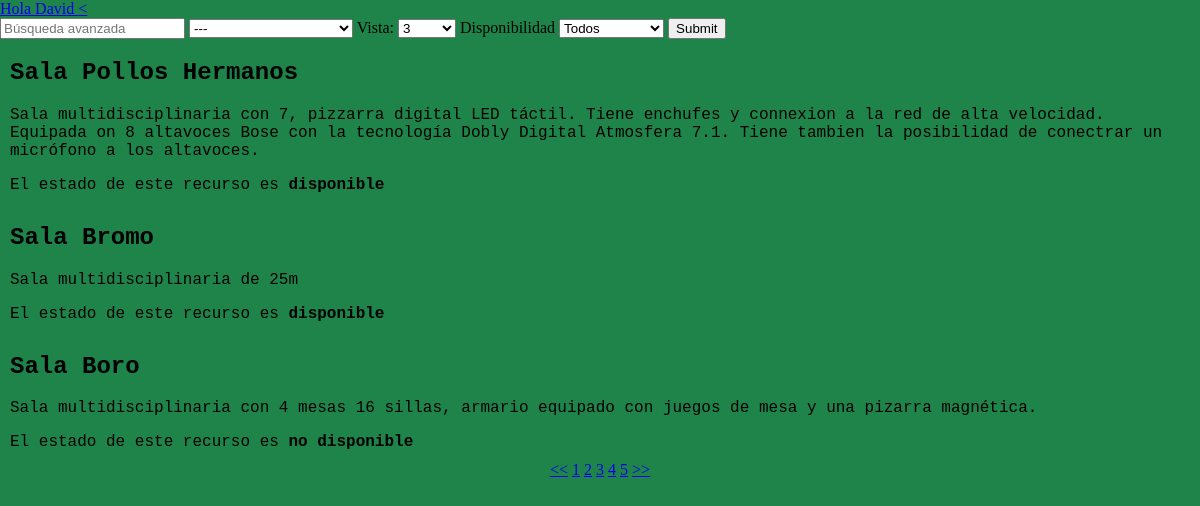
Screenshot of /PHP/reservar.php (signed in) with the database file from the repository.
### tables this page shows
CREATE TABLE `recurso` (
  `id_recurso` int(11) NOT NULL,
  `nom_recur` varchar(40) DEFAULT NULL,
  `descripcion` text,
  `img_src` varchar(50) DEFAULT NULL,
  `categoria` int(11) DEFAULT NULL,
  `disponibilidad` int(11) DEFAULT '0'
);

### PHP/reservar.php (the view, shortened to what this page needs)
<!DOCTYPE html>
<html>
<head>
	<link rel="stylesheet" type="text/css" href="../CSS/stylesheet_reservar.css">
</head>
<body>
	<?php include "header.php" ?>
	<div class="centrar">
		<div class="ancho">
			<div class="content">
				<form action="reservar.php">
					<input type="text" name="busqueda" placeholder="Búsqueda avanzada">
					<select name="cate" class="categorias">
						<option value=""> --- </option>
					</select>
					Vista:  <select name="vista" class="vista">
								<option value="3"> 3 </option>
							</select>
							<?php
							$user_query = "SELECT * FROM users WHERE id_user=$id";
							$user_q = mysqli_query($link, $user_query);
							$perm = mysqli_fetch_array($user_q);
							if ($perm['permisos']==1) {
								echo "Disponibilidad ";
								echo "<select name='disponibilidad' class='disponibilidad'>";
								echo "<option value='all'> Todos </option>";
								echo "</select>";
							}
							?>
					<input type="submit" name="submit">
				</form>
				<?php
				include 'reservar.proc.php';
				?>
			</div>
		</div>
	</div>
	<?php include "footer.php" ?>
</body>
</html>

### PHP/reservar.proc.php (shortened to what this page needs)
<?php
include 'conection.php';
$select = "SELECT * FROM recurso";
$vistaza = mysqli_query($link, $select);
$toti = mysqli_num_rows($vistaza);
$id = $_SESSION['id'];
$user_query = "SELECT * FROM users WHERE id_user=$id";
$user_q = mysqli_query($link, $user_query);
$perm = mysqli_fetch_array($user_q);
if (isset($_REQUEST['vista'])) {
	$vista = $_REQUEST['vista'];
	if ($vista == "0") {
		$vista=$toti;
	}
}else{
	$vista = 3;
}
if (isset($_REQUEST['pag'])) {
	$pag = $_REQUEST['pag'];
	$limit_pag = $pag*$vista - $vista;
}else{
	$limit_pag = 0;
}
$orden = "ORDER BY 'ASC'";
if (isset($_REQUEST['busqueda'])) {
	$busqued = "(nom_recur LIKE '%".$_REQUEST['busqueda']."%' OR descripcion LIKE '%".$_REQUEST['busqueda']."%') AND";
	$busqueda = $_REQUEST['busqueda'];
}else{
	$busqued = "";
}
if (isset($_REQUEST['disponibilidad'])) {
	if ($_REQUEST['disponibilidad']=='all') {
		echo "";
	}elseif ($_REQUEST['disponibilidad']=='disp') {
		$disp = "disponibilidad=0 AND";
	}else{
		$disp = "disponibilidad=1 AND";
	}
}else{
	$disp="";
}
if (isset($_REQUEST['cate'])) {
	if ($_REQUEST['cate'] != "") {
		$categ = "categoria = ".$_REQUEST['cate']." AND";
		$cate = $_REQUEST['cate'];
	}else{
		$cate = "";
		$categ = "";
	}
}else{
	$cate = "";
	$categ = "";
}
if ($perm['permisos']!=1) {
	$disp = "disponibilidad=0 AND";
}else{
	$disp="";
}
if (isset($_REQUEST['pag'])) {
	$seeyu = "LIMIT $limit_pag,$vista";
}else{
	$seeyu = "LIMIT 0,$vista";
}
$sql = "$select WHERE $disp $categ $busqued 1 $orden $seeyu";
$total = "$select WHERE $disp $categ $busqued 1 $orden";
	$q_recursos = mysqli_query($link, $sql);
	$r_recursos = mysqli_query($link, $total);
	$limit = mysqli_num_rows($r_recursos);
	$t = $limit/$vista;
$cont = 0;
while ($recur_array=mysqli_fetch_array($q_recursos)) {
	if ($cont%2 == 0) {
		echo "<a href='recurso.php?id_elegido=".$recur_array['id_recurso']."' class='hiper''><div class='impar'>";
		echo "<div class='text'>";
		echo "<h2>".$recur_array['nom_recur']."</h2>";
		echo "<p>".$recur_array['descripcion']."</p>";
		if ($perm['permisos']==1) {
			if ($recur_array['disponibilidad']==0) {
				echo "El estado de este recurso es <b class='disponible'>disponible</b>";
			}else{
				echo "El estado de este recurso es <b class='Ndisponible'>no disponible</b>";
			}
		}
		echo "</div>";
		echo "</div></a>";
	}else{
		echo "<a href='recurso.php?id_elegido=".$recur_array['id_recurso']."' class='hiper'><div class='par'>";
		echo "<div class='text2'>";
		echo "<h2>".$recur_array['nom_recur']."</h2>";
		echo "<p>".$recur_array['descripcion']."</p>";
		if ($perm['permisos']==1) {
			if ($recur_array['disponibilidad']==0) {
				echo "El estado de este recurso es <b class='disponible'>disponible</b>";
			}else{
				echo "El estado de este recurso es <b class='Ndisponible'>no disponible</b>";
			}
		}
		echo "</div>";
		echo "</div></a>";
		}
$cont++;
}
$disp=$_REQUEST['disponibilidad'];
if ($vista==$toti) {
	echo "";
}else{
echo "<div class='paginado'>";
$limite = ceil($t);
if (isset($_REQUEST['pag'])) {
	if (isset($busqueda)) {
		echo "<a href='reservar.php?busqueda=$busqueda&vista=$vista&cate=$cate&disponibilidad=$disp'><<</a> ";
		if ($limite==$pag || $limite-1==$pag) {
			if ($pag==$limite) {
				for ($num=$pag-$limite; $num < $pag; $num++) {
				if ($num==1) {
					echo "<a href='reservar.php?busqueda=$busqueda&vista=$vista&cate=$cate&disponibilidad=$disp'>".$num."</a> ";
				}elseif ($num==0) {
					echo "";
				}else{
				echo "<a href='reservar.php?pag=$num&busqueda=$busqueda&vista=$vista&cate=$cate&disponibilidad=$disp'>".$num."</a> ";
				}
			}
			}else{
			for ($num=$pag-2; $num < $pag; $num++) {
				if ($num==1) {
					echo "<a href='reservar.php?busqueda=$busqueda&vista=$vista&cate=$cate&disponibilidad=$disp'>".$num."</a> ";
				}elseif ($num==0) {
					echo "";
				}else{
				echo "<a href='reservar.php?pag=$num&busqueda=$busqueda&vista=$vista&cate=$cate&disponibilidad=$disp'>".$num."</a> ";
				}
			}
		}
		}else{
			for ($num=$pag-2; $num < $pag; $num++) {
				if ($num==1) {
					echo "<a href='reservar.php?busqueda=$busqueda&vista=$vista&cate=$cate&disponibilidad=$disp'>".$num."</a> ";
				}elseif ($num==0) {
					echo "";
				}else{
				echo "<a href='reservar.php?pag=$num&busqueda=$busqueda&vista=$vista&cate=$cate&disponibilidad=$disp'>".$num."</a> ";
				}
			}
		}
			if ($limite==$pag || $limite-1==$pag) {
		if ($limite==$pag) {
			echo "<a href='reservar.php?pag=$num&busqueda=$busqueda&vista=$vista&cate=$cate&disponibilidad=$disp'>".$pag."</a> ";
		}else{
			echo "<a href='reservar.php?pag=$num&busqueda=$busqueda&vista=$vista&cate=$cate&disponibilidad=$disp'>".$pag."</a> ";
			$pag++;
			echo "<a href='reservar.php?pag=$pag&busqueda=$busqueda&vista=$vista&cate=$cate&disponibilidad=$disp'>".$pag."</a> ";
		}
	}elseif ($pag==2){
		for ($num=$pag; $num < $pag+4; $num++) {
		echo "<a href='reservar.php?pag=$num&busqueda=$busqueda&vista=$vista&cate=$cate&disponibilidad=$disp'>".$num."</a> ";
		}
	}else{
			for ($num=$pag; $num < $pag+3; $num++) {
			echo "<a href='reservar.php?pag=$num&busqueda=$busqueda&vista=$vista&cate=$cate&disponibilidad=$disp'>".$num."</a> ";
		}
	}
	echo " <a href='reservar.php?pag=$limite&busqueda=$busqueda&vista=$vista&cate=$cate&disponibilidad=$disp'>>></a>";
	}else{
		echo "<a href='reservar.php&cate=$cate'><<</a> ";
		if ($limite==$pag || $limite-1==$pag) {
			if ($pag==$limite) {
				for ($num=$pag-4; $num < $pag; $num++) {
				if ($num==1) {
					echo "<a href='reservar.php?vista=$vista&cate=$cate&disponibilidad=$disp'>".$num."</a> ";
				}elseif ($num==0) {
					echo "";
				}else{
				echo "<a href='reservar.php?pag=$num&vista=$vista&cate=$cate&disponibilidad=$disp'>".$num."</a> ";
				}
			}
			}else{
			for ($num=$pag-3; $num < $pag; $num++) {
				if ($num==1) {
					echo "<a href='reservar.php?vista=$vista&cate=$cate&disponibilidad=$disp'>".$num."</a> ";
				}elseif ($num==0) {
					echo "";
				}else{
				echo "<a href='reservar.php?pag=$num&vista=$vista&cate=$cate&disponibilidad=$disp'>".$num."</a> ";
				}
			}
		}
		}else{
			for ($num=$pag-2; $num < $pag; $num++) {
				if ($num==1) {
					echo "<a href='reservar.php?vista=$vista&cate=$cate&disponibilidad=$disp'>".$num."</a> ";
				}elseif ($num==0) {
					echo "";
				}else{
				echo "<a href='reservar.php?pag=$num&vista=$vista&cate=$cate&disponibilidad=$disp'>".$num."</a> ";
				}
			}
		}
		if ($limite==$pag || $limite-1==$pag) {
		if ($limite==$pag) {
			echo "<a href='reservar.php?pag=$num&vista=$vista&cate=$cate&disponibilidad=$disp'>".$pag."</a> ";
		}else{
			echo "<a href='reservar.php?pag=$num&vista=$vista&cate=$cate&disponibilidad=$disp'>".$pag."</a> ";
			$pag++;
			echo "<a href='reservar.php?pag=$pag&vista=$vista&cate=$cate&disponibilidad=$disp'>".$pag."</a> ";
		}
	}elseif ($pag==2){
		for ($num=$pag; $num < $pag+4; $num++) {
		echo "<a href='reservar.php?pag=$num&vista=$vista&cate=$cate&disponibilidad=$disp'>".$num."</a> ";
		}
	}else{
			for ($num=$pag; $num < $pag+3; $num++) {
			echo "<a href='reservar.php?pag=$num&vista=$vista&cate=$cate&disponibilidad=$disp'>".$num."</a> ";
		}
	}
	echo " <a href='reservar.php?pag=$limite&vista=$vista&cate=$cate&disponibilidad=$disp'>>></a>";
	}
}else{
	if (isset($busqueda)) {
		echo "<a href='reservar.php?busqueda=$busqueda&vista=$vista&cate=$cate&disponibilidad=$disp'><<</a> ";
		for ($num=1; $num < $limite+1; $num++) {
		if ($num==1) {
			echo "<a href='reservar.php?busqueda=$busqueda&vista=$vista&cate=$cate&disponibilidad=$disp'>".$num."</a> ";
		}else{
		echo "<a href='reservar.php?pag=$num&busqueda=$busqueda&vista=$vista&cate=$cate&disponibilidad=$disp'>".$num."</a> ";
		}
	}
	echo " <a href='reservar.php?pag=$limite&busqueda=$busqueda&vista=$vista&cate=$cate&disponibilidad=$disp'>>></a>";
	}else{
		echo "<a href='reservar.php?&vista=$vista&cate=$cate&disponibilidad=$disp'><<</a> ";
		for ($num=1; $num < $limite; $num++) {
			if ($num==1) {
				echo "<a href='reservar.php?vista=$vista&cate=$cate&disponibilidad=$disp'>".$num."</a> ";
			}else{
			echo "<a href='reservar.php?pag=$num&vista=$vista&cate=$cate&disponibilidad=$disp'>".$num."</a> ";
			}
		}
		echo " <a href='reservar.php?pag=$limite&vista=$vista&cate=$cate&disponibilidad=$disp'>>></a>";
	}
}
}
echo "</div>";
?>

### CSS/stylesheet_reservar.css (style rules this page uses)
body { background-color: #1e8449; }
.hiper { display: block; overflow: hidden; text-decoration: none; }
.impar, .par, { padding: 40px; }
.text, .text2, .img, .img2 { margin: 10px; }
.text, .text2 { font-family: "Courier New", Courier, monospace; color: black; padding: 0px; }
.text2 { width: 60%; }
.paginado { text-align: center; }

### CSS/estilo.css (style rules this page uses)
* { position: relative; }
html, body { margin: 0px; width: 100%; min-height: 100%; height: 100%; font-size: 1em; }
.centrar { width: 100%; display: flex; justify-content: center; height: 100%; }
.ancho { width: 1200px;v }

### CSS/footer.css (style rules this page uses)
body { margin: 0px; }

### rows the page displays
recurso: nom_recur "Sala Pollos Hermanos", descripcion "Sala multidisciplinaria con 7, pizzarra digital LED táctil. Tiene enchufes y connexion a la red de alta velocidad. Equipada on 8 altavoces Bose con la tecnología Dobly Digital Atmosfera 7.1. Tiene tambien la posibilidad de conectrar un micrófono a los altavoces.", disponibilidad "El estado de este recurso es"
recurso: nom_recur "Sala Bromo", descripcion "Sala multidisciplinaria de 25m", disponibilidad "El estado de este recurso es"
recurso: nom_recur "Sala Boro", descripcion "Sala multidisciplinaria con 4 mesas 16 sillas, armario equipado con juegos de mesa y una pizarra magnética.", disponibilidad "El estado de este recurso es"

### other values shown
$_SESSION['nombre'] "David"
